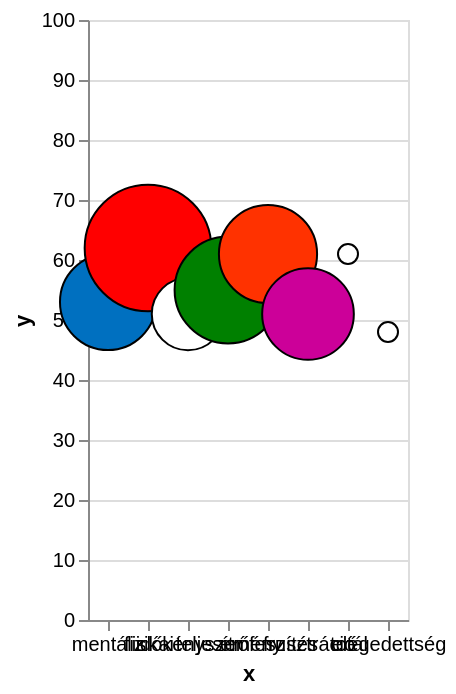

The specification (Vega-Lite) saved for this image:
### Vega-Lite specification from a JSON file in a GitHub repository (floating-point values rounded to 4 significant figures)
{"$schema": "https://vega.github.io/schema/vega-lite/v5.json", "description": "A simple bar chart with embedded data.", "data": {"values": [{"x": "mentális", "y": 53, "size": 2306, "color": "rgb(0, 112, 192)"}, {"x": "fizikai", "y": 62, "size": 4011, "color": "rgb(255, 0, 0)"}, {"x": "időkényszer", "y": 51, "size": 1312, "color": "rgb(255, 255, 255)"}, {"x": "teljesítmény", "y": 55, "size": 2851, "color": "rgb(0, 128, 0)"}, {"x": "erőfeszítés", "y": 61, "size": 2409, "color": "rgb(255, 50, 0)"}, {"x": "frusztráció", "y": 51, "size": 2101, "color": "rgb(204, 0, 153)"}, {"x": "totál", "y": 61, "size": 100, "color": "rgb(255, 255, 255)"}, {"x": "elégedettség", "y": 48, "size": 100, "color": "rgb(255, 255, 255)"}]}, "mark": {"type": "circle", "opacity": 1.0, "stroke": "black", "strokeWidth": 1}, "config": {"legend": {"disable": "true"}}, "encoding": {"x": {"field": "x", "type": "nominal", "sort": null, "axis": {"labelAngle": 0}}, "y": {"field": "y", "type": "quantitative", "scale": {"domain": [0, 100]}}, "size": {"field": "size", "type": "quantitative", "scale": null}, "color": {"field": "color", "type": "nominal", "legend": null, "scale": null}}}
